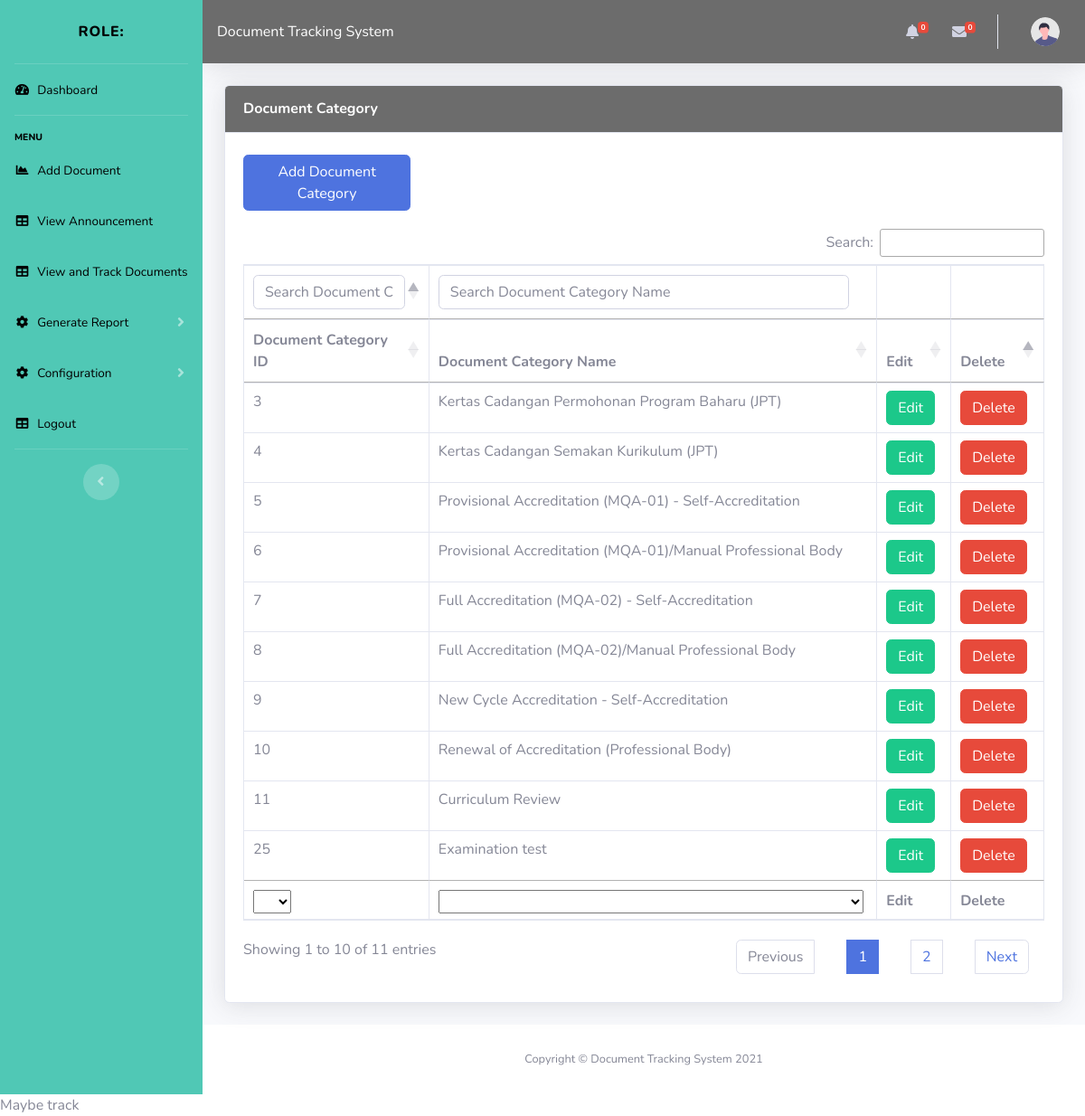
The app's page /user/assistant/doc_cat_view.php with its own data.
### tables this page shows
CREATE TABLE `doc_category` (
  `doc_cat_id` int(11) NOT NULL,
  `doc_cat_name` varchar(255) DEFAULT NULL
);

### user/assistant/doc_cat_view.php (the view, shortened to what this page needs)
<!DOCTYPE html>
<html lang="en">
<head>
    <link href="vendor/fontawesome-free/css/all.min.css" rel="stylesheet" type="text/css">
    <link href="css/sb-admin-2.min.css" rel="stylesheet">
    <link rel="stylesheet" type="text/css" href="https://cdn.datatables.net/1.10.22/css/jquery.dataTables.min.css">
    <link rel="stylesheet" type="text/css" href="https://cdn.datatables.net/buttons/1.6.5/css/buttons.dataTables.min.css">
    <link href="vendor/datatables/dataTables.bootstrap4.min.css" rel="stylesheet">
    <link rel="stylesheet" type="text/css" href="https://cdn.datatables.net/responsive/2.2.6/css/responsive.dataTables.min.css">
    <link rel="stylesheet" type="text/css" href="https://cdn.datatables.net/1.10.22/css/dataTables.bootstrap4.min.css">
    <link rel="stylesheet" type="text/css" href="https://cdn.datatables.net/buttons/1.6.5/css/buttons.bootstrap4.min.css">
    <link rel="stylesheet" href="css/main.css">
</head>
<body id="page-top">
    <div id="wrapper">
        <?php include "sidebar.php"; ?>
        <div id="content-wrapper" class="d-flex flex-column">
            <div id="content">
                <?php include "topbar.php" ?>
                <div class="container-fluid" id="container-fluid">
                    <div class="card shadow mb-4">
                        <div class="card-header py-3 black">
                            <div>
                                <h6 class="m-0 font-weight-bold text-white float-left">Document Category</h6>
                            </div>
                        </div>
                        <br>
                        <div class="d-flex justify-content-left">
                            <a href="add_doc_cat.php" class="btn btn-primary" style="width: 20%; margin-left: 20px;">Add Document Category</a>
                        </div>
                        <div class="card-body">
                            <div class="table-responsive">
                                <table class="table table-bordered hover" id="dataTable" width="100%" cellspacing="0">
                                    <thead>
                                        <tr>
                                            <th>Document Category ID</th>
                                            <th>Document Category Name</th>
                                            <th>Edit</th>
                                            <th>Delete</th>
                                        </tr>
                                    </thead>
                                    <tfoot>
                                        <tr>
                                            <th>Document Category ID</th>
                                            <th>Document Category Name</th>
                                            <th>Edit</th>
                                            <th>Delete</th>
                                        </tr>
                                    </tfoot>
                                    <tbody>
                                        <?php
                                            include '../../includes/connect.php';
                                            $sql = "SELECT * FROM doc_category ORDER BY doc_cat_id";
                                            $result = mysqli_query($conn,$sql);
                                            while ($row = mysqli_fetch_array($result)) {
                                                echo "<tr>";
                                                echo "<form method='post' id='myFormID'>";
                                                echo "<td>" . $row['doc_cat_id'] . "</td>";
                                                echo "<td name='doc_cat_name'>" . $row['doc_cat_name'] . "</td>";
                                                echo "<td><button class='btn btn-success' data-toggle='modal' data-target='#doc-".$row['doc_cat_id']."' type='button' name='save_button' value='".$row['doc_cat_id']."'>Edit</button>
                                                        </td>";
                                                echo "<td><button class='btn btn-danger' data-toggle='modal' data-target='#doc_dlt-".$row['doc_cat_id']."' type='button' name='delete_btn'  value='".$row['doc_cat_id']."'>Delete</button>
                                                        </td>";
                                                echo "</form>";
                                                echo "</tr>";
                                            }
                                        ?>
                                    </tbody>
                                </table>
                            </div>
                        </div>
                    </div>
                </div>
            </div>
            <footer class="sticky-footer bg-white">
                <div class="container my-auto">
                    <div class="copyright text-center my-auto">
                        <span>Copyright &copy; Document Tracking System 2021</span>
                    </div>
                </div>
            </footer>
        </div>
    </div>
<?php
    if (isset($_POST['update_btn'])) {
        $sql = "UPDATE doc_category SET doc_cat_name=? WHERE doc_cat_id=?";
        $stmnt = $conn->prepare($sql);
        $stmnt->bind_param('si',$doc_cat_name, $doc_cat_id);
        $doc_cat_id = $_POST['id'];
        $doc_cat_name = $_POST['doc_cat_name'];
        $status = $stmnt->execute();
        if($status === false){
            echo "Something is wrong";
        }
        else{
            ?>
                <script>
                    swal({
                        title: "Record updated successfully",
                        icon: "success"
                    }).then(function() {
                        window.location = "doc_cat_view.php";
                    });
                </script>
            <?php
        }
        mysqli_close($conn);
    }
    else{
        echo "Maybe track";
    }
?>
</body>
</html>

### user/assistant/css/main.css (style rules this page uses)
.black { background: #6C6C6C; color: white; }

### records on screen
doc_category: doc_cat_id "3", doc_cat_name "Kertas Cadangan Permohonan Program Baharu (JPT)"
doc_category: doc_cat_id "4", doc_cat_name "Kertas Cadangan Semakan Kurikulum (JPT)"
doc_category: doc_cat_id "5", doc_cat_name "Provisional Accreditation (MQA-01) - Self-Accreditation"
doc_category: doc_cat_id "6", doc_cat_name "Provisional Accreditation (MQA-01)/Manual Professional Body"
doc_category: doc_cat_id "7", doc_cat_name "Full Accreditation (MQA-02) - Self-Accreditation"
doc_category: doc_cat_id "8", doc_cat_name "Full Accreditation (MQA-02)/Manual Professional Body"
doc_category: doc_cat_id "9", doc_cat_name "New Cycle Accreditation - Self-Accreditation"
doc_category: doc_cat_id "10", doc_cat_name "Renewal of Accreditation (Professional Body)"
doc_category: doc_cat_id "11", doc_cat_name "Curriculum Review"
doc_category: doc_cat_id "25", doc_cat_name "Examination test"

### other values on screen
$row "0"
$count "0"
